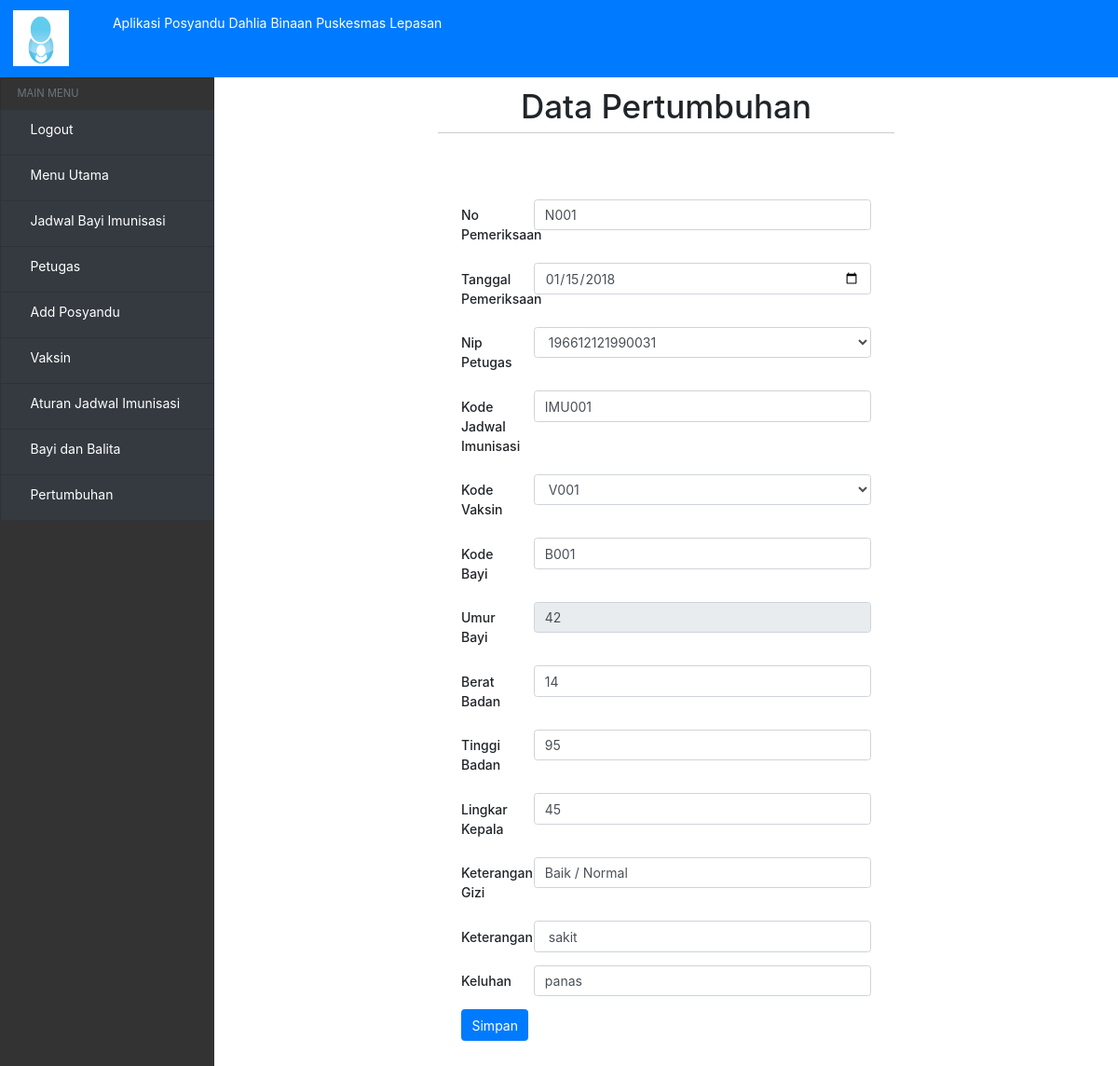
The page /?view=rubah-pertumbuhan&kode=N001 (signed in) on the database its author committed.
### tables this page shows
CREATE TABLE `pertumbuhan_bayi` (
  `No_pemeriksaan` varchar(10) NOT NULL,
  `Tanggal` date NOT NULL,
  `Nip_petugas` varchar(15) NOT NULL,
  `Kode_jadwal` varchar(10) NOT NULL,
  `Kode_vaksin` varchar(10) NOT NULL,
  `Kode_bayi` varchar(10) NOT NULL,
  `umur_bayi` int(10) NOT NULL,
  `Keterangan` varchar(200) NOT NULL,
  `Keluhan` varchar(200) NOT NULL,
  `Berat_badan` int(10) NOT NULL,
  `Tinggi_badan` int(13) NOT NULL,
  `Lingkar_kepala` int(20) NOT NULL,
  `Keterangan_gizi` varchar(50) NOT NULL,
  `posyandu` varchar(100) NOT NULL
);

### models/admin.php (called while the page is built, shortened)
<?php
class Admin
{
  private $mysqli;
  function __construct($mysqli)
  {
    $this->mysqli = $mysqli;
  }
  public function showPetugas(){
    $db = $this->mysqli->conn;
    $sql = "SELECT * FROM petugas";
    $query = $db->query($sql);
    return $query;
  }
public function showVaksin(){
  $db = $this->mysqli->conn;
  $sql = "SELECT * FROM vaksin";
  $query = $db->query($sql);
  return $query;
}
public function rubahPertumbuhan($id)
 {
   $db = $this->mysqli->conn;
   $query = $db->query("SELECT * FROM pertumbuhan_bayi WHERE No_pemeriksaan = '$id' ") or die ($db->error);
   return $query;
 }
}
?>

### view/pertumbuhan-bayi/rubah-pertumbuhan.php (the view, shortened to what this page needs)
<?php if (@$_SESSION['user']) { ?>
<?php
$id = $_GET['kode'];
$data = $objAdmin->rubahPertumbuhan($id);
$a = $data->fetch_object();
 ?>
 <div class="header-hal">
   <h1>Data Pertumbuhan</h1>
     <hr>
 </div>
 <div class="form">
     <form method="post" action="">
       <div class="form-group row">
         <label for="staticEmail" class="col-sm-2 col-form-label" >No Pemeriksaan</label>
         <div class="col-sm-10">
             <input class="form-control" type="text" placeholder="No Pemeriksaan" name="no_pemeriksaan" value="<?= $a->No_pemeriksaan ?>">
         </div>
       </div>
       <div class="form-group row">
           <label for="staticEmail" class="col-sm-2 col-form-label" >Tanggal Pemeriksaan</label>
           <div class="col-sm-10">
               <input class="form-control" type="date" name="tgl_pemeriksaan" value="<?= $a->Tanggal ?>">
           </div>
       </div>
       <div class="form-group row">
           <label for="staticEmail" class="col-sm-2 col-form-label" >Nip Petugas</label>
           <div class="col-sm-10">
               <select class="form-control" id="exampleFormControlSelect1" name="nip_petugas" >
                 <?php
                $data = $objAdmin->showPetugas();
                while ($b = $data->fetch_object()) {
                    ?>
                <option value="<?= $a->Nip_petugas ?>"><?= $a->Nip_petugas ?></option>
                 <?php
                 }
                 ?>
               </select>
           </div>
       </div>
       <div class="form-group row">
           <label for="staticEmail" class="col-sm-2 col-form-label" >Kode Jadwal Imunisasi</label>
           <div class="col-sm-10">
               <input class="form-control" type="text" placeholder="Kode Jadwal Imunisasi" name="kode_jadwal" value="<?= $a->Kode_jadwal ?>">
           </div>
       </div>
       <div class="form-group row">
           <label for="staticEmail" class="col-sm-2 col-form-label" >Kode Vaksin</label>
           <div class="col-sm-10">
               <select class="form-control" id="exampleFormControlSelect1" name="kode_vaksin" >
                 <?php
                $data = $objAdmin->showVaksin();
                while ($b = $data->fetch_object()) {
                    ?>
                <option value="<?= $a->Kode_vaksin; ?>"><?= $a->Kode_vaksin; ?></option>
                 <?php
                 }
                 ?>
               </select>
           </div>
       </div>
       <div class="form-group row">
           <label for="staticEmail" class="col-sm-2 col-form-label" >Kode Bayi</label>
           <div class="col-sm-10">
               <input class="form-control" type="text" placeholder="Kode Bayi" name="kode_bayi" value="<?= $a->Kode_bayi; ?>">
           </div>
       </div>
       <div class="form-group row">
           <label for="staticEmail" class="col-sm-2 col-form-label" >Umur Bayi</label>
           <div class="col-sm-10">
             <input class="form-control" type="text" placeholder="umur Bayi" name="umur_bayi" value="<?= $a->umur_bayi; ?>" disabled>
           </div>
       </div>
       <div class="form-group row">
           <label for="staticEmail" class="col-sm-2 col-form-label" >Berat Badan</label>
           <div class="col-sm-10">
               <input class="form-control" type="text" placeholder="Berat Badan" name="berat_badan" value="<?= $a->Berat_badan; ?>">
           </div>
       </div>
       <div class="form-group row">
           <label for="staticEmail" class="col-sm-2 col-form-label" >Tinggi Badan</label>
           <div class="col-sm-10">
               <input class="form-control" type="text" placeholder="Tinggi Badan" name="tinggi_badan" value="<?= $a->Tinggi_badan; ?>">
           </div>
       </div>
       <div class="form-group row">
           <label for="staticEmail" class="col-sm-2 col-form-label" >Lingkar Kepala</label>
           <div class="col-sm-10">
               <input class="form-control" type="text" placeholder="Lingkar Kepala" name="lingkar_kepala" value="<?= $a->Lingkar_kepala; ?>">
           </div>
       </div>
       <div class="form-group row">
         <label for="staticEmail" class="col-sm-2 col-form-label" >Keterangan Gizi</label>
         <div class="col-sm-10">
           <input class="form-control" type="text" placeholder="Keterangan Gizi" name="keterangan_gizi" value="<?= $a->Keterangan_gizi; ?>" >
         </div>
       </div>
       <div class="form-group row">
           <label for="staticEmail" class="col-sm-2 col-form-label" >Keterangan</label>
           <div class="col-sm-10">
               <input class="form-control" type="text" placeholder="Keterangan" name="keterangan" value="<?= $a->Keterangan; ?>">
           </div>
       </div>
       <div class="form-group row">
           <label for="staticEmail" class="col-sm-2 col-form-label" >Keluhan</label>
           <div class="col-sm-10">
               <input class="form-control" type="text" placeholder="Keluhan" name="keluhan" value="<?= $a->Keluhan; ?>">
           </div>
       </div>
       <button type="submit" class="btn btn-primary" name="rubahPertumbuhan">Simpan</button>
     </form>
 </div>
<?php } ?>

### assets/css/home.css (style rules this page uses)
.form { padding: 50px 250px; }
.header-hal { width: 100%; text-align: center; margin-top: 10px; }
hr { height: 1px; border-top: 1px solid #ccc; margin: auto; width: 50%; padding: 10px; }

### index.php (style rules this page uses)
* { font-size: 14px; }

### rows shown on the page
pertumbuhan_bayi: no_pemeriksaan "N001", tgl_pemeriksaan "01/15/2018", kode_jadwal "IMU001", kode_bayi "B001", umur_bayi "42", berat_badan "14", tinggi_badan "95", lingkar_kepala "45", keterangan_gizi "Baik / Normal", keterangan "sakit", keluhan "panas"

### other values the page prints
form field nip_petugas "196612121990031"
form field kode_vaksin "V001"
